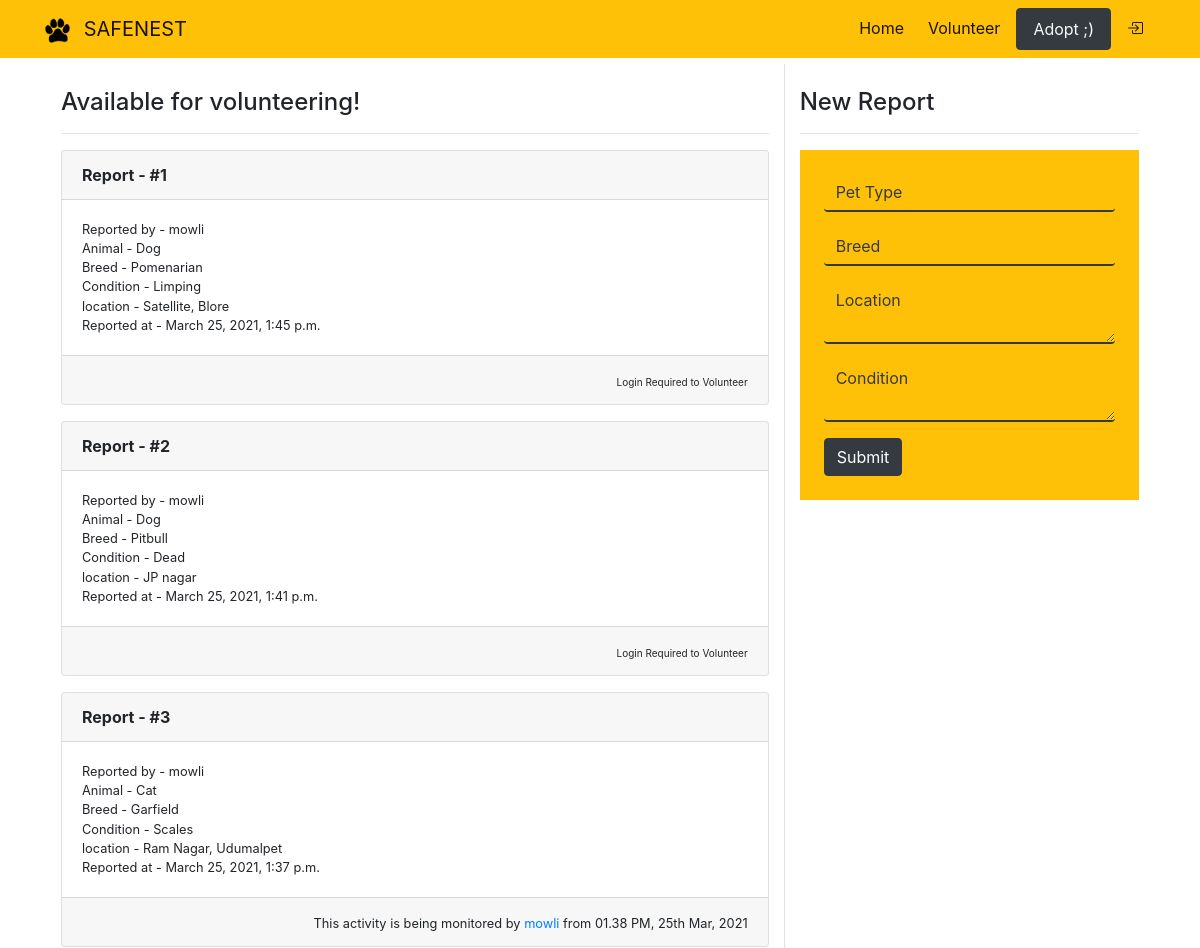
The app's page /volunteer (upper part), older data.
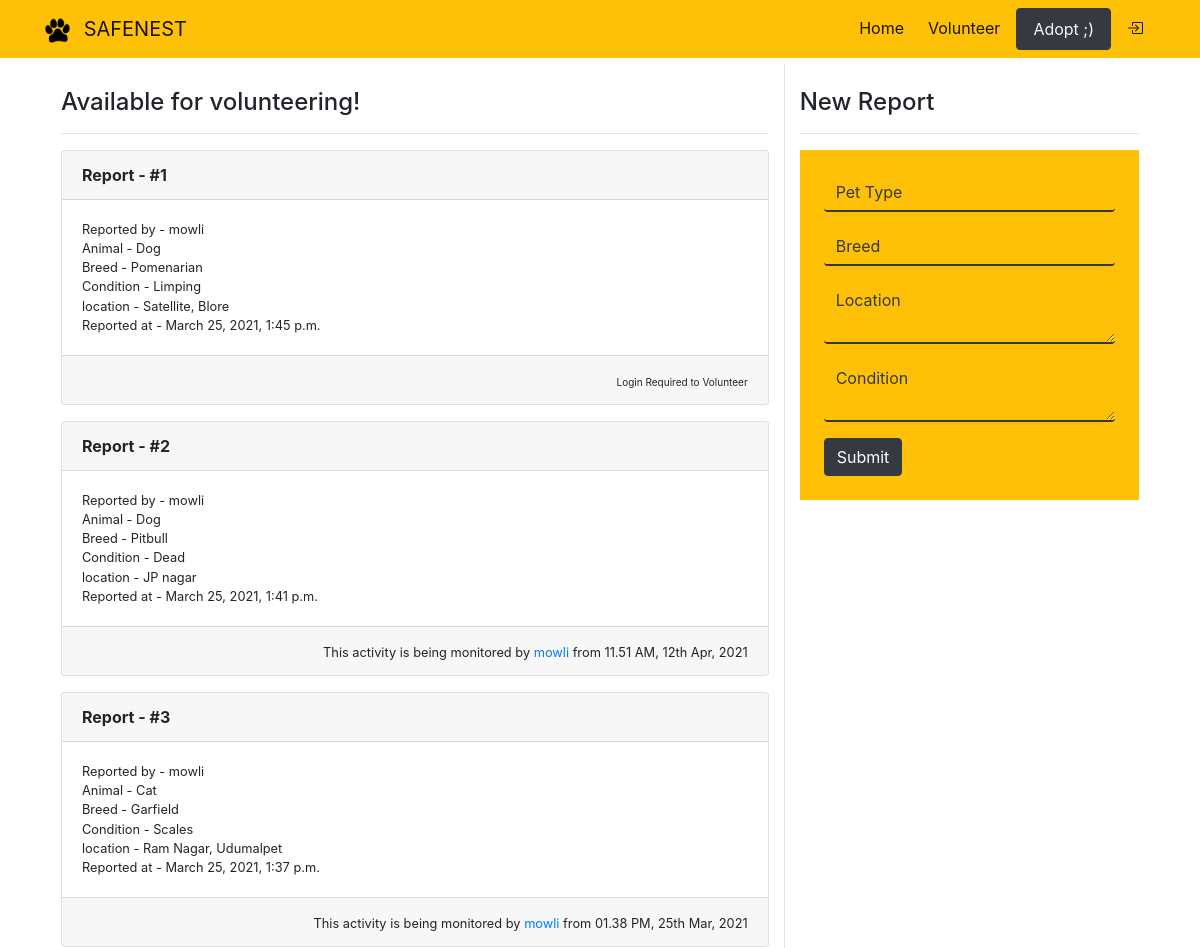
The same page, newer data.
### app/models.py (models this page shows, shortened)
class Activity(models.Model):
    pet = models.CharField(max_length=255)
    breed = models.CharField(max_length=100)
    location = models.TextField()
    volunteer = models.CharField(max_length=255, blank=True)
    condition = models.TextField()
    status = models.BooleanField(default=False)
    reporter = models.CharField(max_length=255)
    timeStamp = models.DateTimeField(auto_now_add=True)
    actionStamp = models.DateTimeField(blank=True, null=True)
    closeStamp = models.DateTimeField(blank=True, null=True)
    class Meta:
        ordering = ['-timeStamp', '-actionStamp', '-closeStamp']

### app/views.py (the view)
# urls.py: path('volunteer', views.VolunteerHome.as_view(), name="volunteer-home"),
class VolunteerHome(View):
    def get(self, request):
        context = {
            "activities" : Activity.objects.all(),
        }
        return render(request, 'volunteer/home.html', context)

### app/templates/volunteer/home.html (shortened to what this page needs)
{% extends "base.html" %}
{% block content %}
  <div class="container mt-5 p-3">
      <div class="row m-0">
        <div class="col-8 border-right">
          <br>
          <h4>Available for volunteering!</h4>
          <hr>
          {% for activity in activities %}
            <div class="card mb-3">
              <div class="card-header">
                <b>Report - #{{forloop.counter}}</b>
              </div>
              <small class="card-body">
                Reported by  - {{activity.reporter}} <br>
                Animal - {{activity.pet}} <br>
                Breed - {{activity.breed}} <br>
                Condition - {{activity.condition}} <br>
                location - {{activity.location}} <br>
                Reported at - {{activity.timeStamp}}
              </small>
              <div class="card-footer text-right">
                {% if activity.status %}
                  Closed
                  {% else %}
                  {% if not activity.volunteer %}
                  {% if request.user.is_authenticated %}
                  <a href="/volunteer/self/{{activity.id}}" class="btn btn-warning">Volunteer</a>
                  {% else %}
                  <small class="x-small">Login Required to Volunteer</small>
                  {% endif %}
                  {% else %}
                  <small>This activity is being monitored by
                    <a href="">{{activity.volunteer}}</a> from {{activity.actionStamp|date:"h.i A, dS M, Y"}} </small>
                  {% endif %}
                {% endif %}
              </div>
            </div>
          {% endfor %}
        </div>
        <div class="col-4">
          <br>
          <div>
            <h4>New Report</h4>
            <hr>
            <form action="/volunteer/activity/new" method="POST" class="bg-warning p-3 p-md-4">
              <input type="text" class="form-control mb-3" name="pet" placeholder="Pet Type">
              <input type="text" class="form-control mb-3" name="breed" placeholder="Breed">
              <textarea type="text" class="form-control mb-3" name="location" placeholder="Location"></textarea>
              <textarea type="text" class="form-control mb-3" name="condition" placeholder="Condition"></textarea>
              <button type="submit" class="btn btn-dark">Submit</button>
            </form>
          </div>
        </div>
    </div>
  </div>
{% endblock content %}

### app/templates/base.html (shortened to what this page needs)
<!DOCTYPE html>
<html lang="en">
<head>
  <link rel="stylesheet" href="https://maxcdn.bootstrapcdn.com/bootstrap/4.0.0/css/bootstrap.min.css"
>
  <link rel="stylesheet" href="https://cdn.jsdelivr.net/npm/bootstrap-icons@1.4.0/font/bootstrap-icons.css">
</head>
<body>
  <nav class="navbar navbar-expand-lg navbar-light bg-warning fixed-top">
    <div class="container">
      <a class="navbar-brand" href="#"><img src="/static/logo.png" height="25px" class="mr-2"> SAFENEST</a>
      <div class="collapse navbar-collapse" id="navbarSupportedContent">
        <ul class="navbar-nav ml-auto">
          <li class="nav-item mx-1 active">
            <a class="nav-link" href="/">Home</a>
          </li>
          <li class="nav-item mx-1 active">
            <a class="nav-link" href="/volunteer">Volunteer</a>
          </li>
          <li class="nav-item mx-1 active">
            <a class="nav-link btn btn-dark text-light px-3" href="/adopt">Adopt ;)</a>
          </li>
          {% if request.user.is_authenticated %}
          <li class="nav-item ml-1 active">
            <a class="nav-link" href="/profile"><i class="bi bi-person"></i></a>
          </li>
          <li class="nav-item mr-1 active">
            <a class="nav-link" href="/logout"><i class="bi bi-box-arrow-in-left"></i></a>
          </li>
          {% else %}
          <li class="nav-item mx-1 active">
            <a class="nav-link" href="javascript: void(0);" data-toggle="modal" data-target="#exampleModalCenter"><i
                class="bi bi-box-arrow-in-right"></i></a>
          </li>
          {% endif %}
        </ul>
      </div>
    </div>
  </nav>
  {% block content %}
  {% endblock content %}
</body>
</html>

### app/templates/base.html (style rules this page uses)
.form-control { background-color: #ffc107; border: none; border-bottom: 2px solid #343a40; }
.form-control::placeholder { color: #343a40; }
.x-small { font-size: 10px; }

Row changes from the older to the newer data that the page shows:
changed Activity "Pitbull": volunteer (not shown) → "mowli"; actionStamp (not shown) → "11.51 AM, 12th Apr, 2021"; volunteer "Login Required to Volunteer" → "This activity is being monitored by from"
